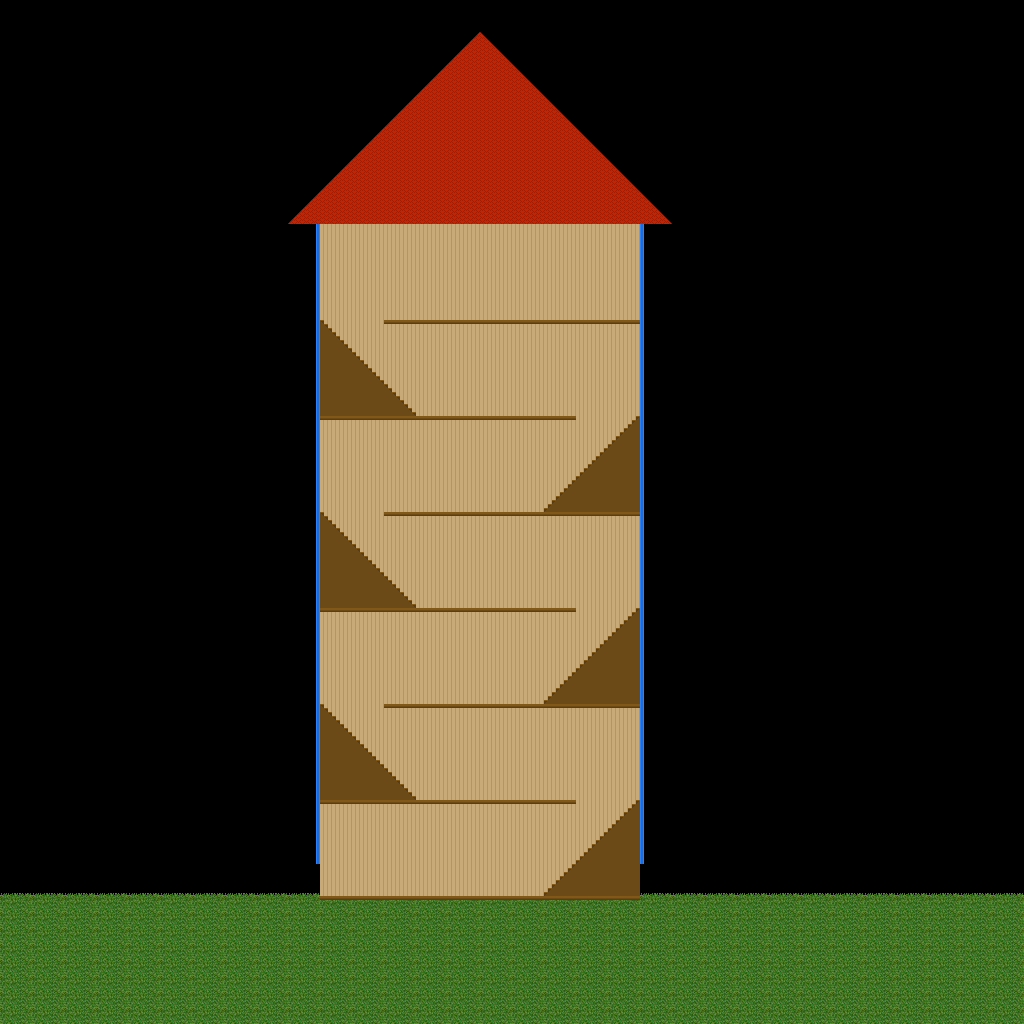

The image is a tile-based game level rendered from a .tmx file. Its description and source (layers, tilesets, objects; grid data summarised) follow:
An orthogonal 32x32 tile map with 32x32 px tiles, 2 tile layers (Background Layer, Tile Layer 1).

<map version="1.0" orientation="orthogonal" renderorder="right-down" width="32" height="32" tilewidth="32" tileheight="32" nextobjectid="1">
 <tileset firstgid="1" name="tilet" tilewidth="32" tileheight="32" tilecount="24" columns="8">
  <image source="../img/tilet.png" width="256" height="96" />
 </tileset>
 <layer name="Background Layer" width="32" height="32">
  <data>[1024 cells, 225 non-empty, 3 distinct tile ids]</data>
 </layer>
 <layer name="Tile Layer 1" width="32" height="32">
  <data>[1024 cells, 315 non-empty, 11 distinct tile ids]</data>
 </layer>
 <objectgroup name="Object Layer 1" />
</map>